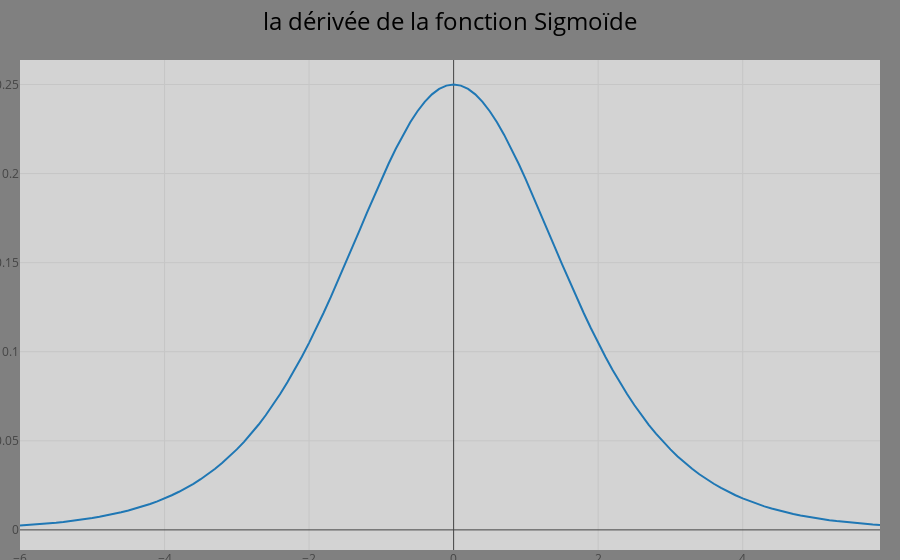

Here is the notebook cell this chart was saved with:
### Markdown cell above
L'avantage de la fonction sigmoïde est qu'elle a une forme qui permet d'améliorer le reconnaissance et une dérivée simple à calculer.

### Code cell
def sigmoid_prime(x):
    """Dérivée de la fonction sigmoid"""
    return sigmoid(x)* (1.0 - sigmoid(x))

x = np.arange(-6, 6, 0.1)
fig = go.Figure(data=go.Scatter(x=x, y=sigmoid_prime(x)))
fig.update_layout(title='la dérivée de la fonction Sigmoïde', template=fond_gris)
fig.show()
